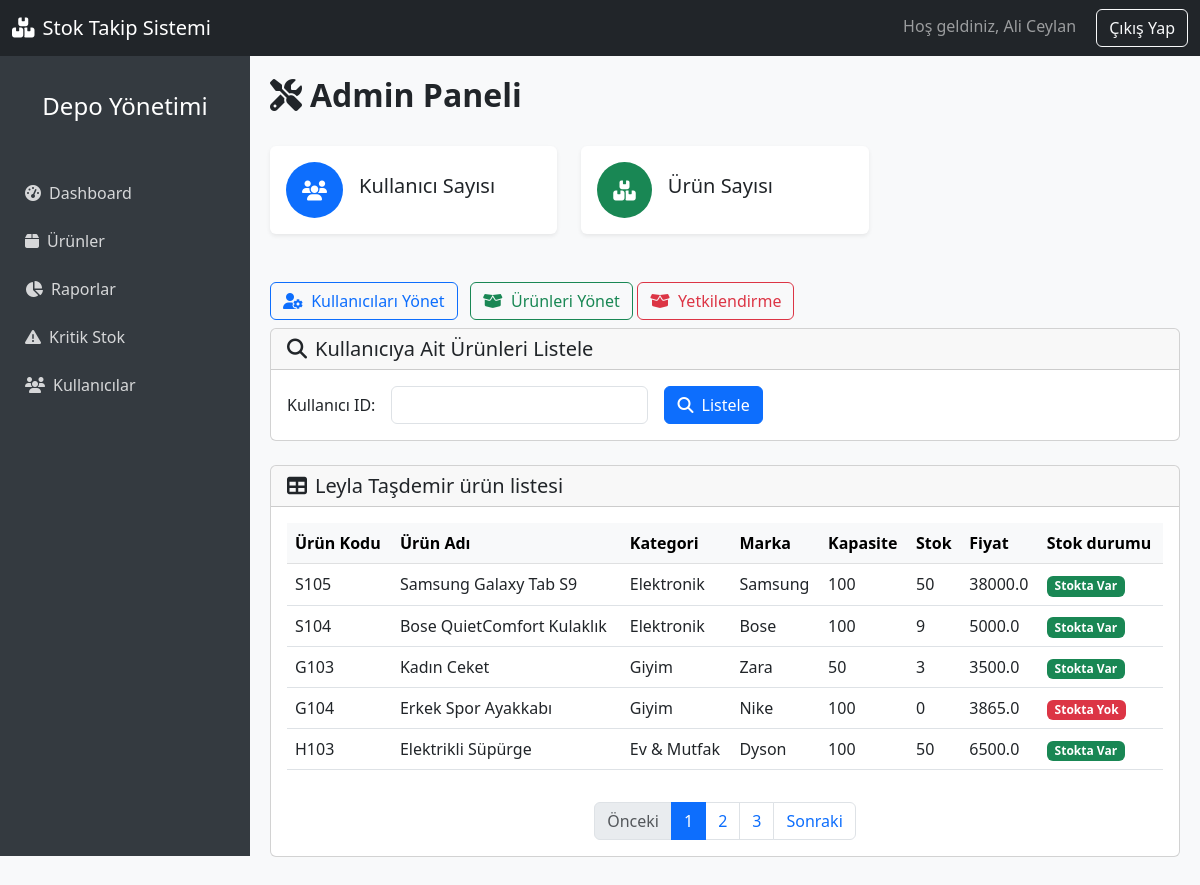
The app's page /admin/user-products?user_id=2 (signed in) with its own data.
### app.py (models this page shows, shortened)
class User(UserMixin, db.Model):
    id = db.Column(db.Integer, primary_key=True) # essiz id tanimi
    firstName = db.Column(db.String(100), nullable=False) #firstName=form ıcındekı degerı al ve gonder
    lastName = db.Column(db.String(100), nullable=False) #lastName=form ıcındekı degerı al ve gonder
    email = db.Column(db.String(100), unique=True, nullable=False) #email verısı
    role = db.Column(db.String(100), nullable=False, default="User") #role verısı
    phone = db.Column(db.String(15), nullable=False) #phone verısı
    password = db.Column(db.String(100), nullable=False) #password verısı
    confirmPassword = db.Column(db.String(100), nullable=True) #confirmPassword verısı
    urunler = db.relationship('Product', back_populates='user', cascade='all, delete-orphan') #ürünler ile kullanıcı arasında ilişki tanımı

class Product(UserMixin,db.Model):
    id = db.Column(db.Integer, primary_key=True)  # essiz id tanimi
    barkod = db.Column(db.String(100),unique=True ,nullable=False)  # barkod numarasi
    name = db.Column(db.String(100), nullable=False)  # urun adi
    category = db.Column(db.String(50), nullable=False)  # urun kategorisi
    fiyat = db.Column(db.Float, nullable=False)  # urun fiyatı
    marka = db.Column(db.String(50), nullable=False)  # urun markasi
    adet = db.Column(db.Integer, nullable=False)  # urun adedi
    kapasite = db.Column(db.Integer, nullable=False,default=100)  # urun kapasitesi
    user_id = db.Column(db.Integer, db.ForeignKey('user.id'), nullable=False)
    user= db.relationship('User', back_populates='urunler')

### app.py (the view, shortened to what this page needs)
@app.route('/admin/user-products', methods=['GET', 'POST'])
@login_required
def user_products():
    user = None
    page = request.args.get('page', 1, type=int)
    per_page = 5
    user_id = request.args.get('user_id', type=int)
    if user_id:
        user = User.query.get(user_id)
        if user:
            pagination = Product.query.filter_by(user_id=user_id).paginate(page=page, per_page=per_page, error_out=False)
        else:
            flash('Kullanıcı bulunamadı!', 'danger')
            return redirect(url_for('admin_dashboard'))
    else:
        pagination = None
    products = pagination.items if pagination else []
    return render_template('admin_dashboard.html', user=user, products=products, pagination=pagination)

### app.py (called while the page is built)
@login_manager.user_loader
def load_user(id):
    return User.query.get(int(id))

### templates/admin_dashboard.html (shortened to what this page needs)
{% extends "dashboardbase.html" %}
{% block content %}
<div class="d-flex justify-content-between align-items-center mb-4">
  <h2 class="fw-bold"><i class="fas fa-tools me-2"></i>Admin Paneli</h2>
</div>
<div class="row">
  <div class="col-md-6 col-xl-4 mb-4">
    <div class="card shadow-sm border-0">
      <div class="card-body">
        <div class="d-flex align-items-center">
          <div class="bg-primary text-white rounded-circle p-3 me-3">
            <i class="fas fa-users fa-lg"></i>
          </div>
          <div>
            <h5 class="mb-0">Kullanıcı Sayısı</h5>
          </div>
        </div>
      </div>
    </div>
  </div>
  <div class="col-md-6 col-xl-4 mb-4">
    <div class="card shadow-sm border-0">
      <div class="card-body">
        <div class="d-flex align-items-center">
          <div class="bg-success text-white rounded-circle p-3 me-3">
            <i class="fas fa-boxes fa-lg"></i>
          </div>
          <div>
            <h5 class="mb-0">Ürün Sayısı</h5>
          </div>
        </div>
      </div>
    </div>
  </div>
</div>
<div class="mt-4">
  <a href="{{ url_for('users') }}" class="btn btn-outline-primary me-2">
    <i class="fas fa-user-cog me-1"></i> Kullanıcıları Yönet
  </a>
  <a href="{{ url_for('products') }}" class="btn btn-outline-success">
    <i class="fas fa-box-open me-1"></i> Ürünleri Yönet
  </a>
  <a href="{{ url_for('admin_authorization') }}" class="btn btn-outline-danger">
    <i class="fas fa-box-open me-1"></i> Yetkilendirme
  </a>
</div>
<div class="card mb-4 mt-2">
  <div class="card-header">
    <h5 class="mb-0">
      <i class="fas fa-search me-2"></i>Kullanıcıya Ait Ürünleri Listele
    </h5>
  </div>
  <div class="card-body">
    <form method="POST" action="{{ url_for('user_products') }}">
      <div class="row g-3 align-items-center">
        <div class="col-auto">
          <label for="user_id" class="col-form-label">Kullanıcı ID:</label>
        </div>
        <div class="col-auto">
          <input
            type="number"
            id="user_id"
            name="user_id"
            class="form-control"
            required
            min="1"
          />
        </div>
        <div class="col-auto">
          <button type="submit" class="btn btn-primary">
            <i class="fas fa-search me-1"></i> Listele
          </button>
        </div>
      </div>
    </form>
  </div>
</div>
{% if user %}
  {% if products %}
    <div class="card mb-4">
      <div class="card-header">
        <h5 class="mb-0">
          <i class="fas fa-table me-2"></i>{{ user.firstName }} {{ user.lastName }} ürün listesi
        </h5>
      </div>
      <div class="card-body">
        <div class="table-responsive">
          <table class="table table-hover">
            <thead class="table-light">
              <tr>
                <th>Ürün Kodu</th>
                <th>Ürün Adı</th>
                <th>Kategori</th>
                <th>Marka</th>
                <th>Kapasite</th>
                <th>Stok</th>
                <th>Fiyat</th>
                <th>Stok durumu</th>
              </tr>
            </thead>
            <tbody>
              {% for product in products %}
                <tr>
                  <td>{{ product.barkod }}</td>
                  <td>{{ product.name }}</td>
                  <td>{{ product.category }}</td>
                  <td>{{ product.marka }}</td>
                  <td>{{ product.kapasite }}</td>
                  <td>{{ product.adet }}</td>
                  <td>{{ product.fiyat }}</td>
                  {% if product.adet > 0 %}
                    <td><span class="badge bg-success">Stokta Var</span></td>
                  {% else %}
                    <td><span class="badge bg-danger">Stokta Yok</span></td>
                  {% endif %}
                </tr>
              {% endfor %}
            </tbody>
          </table>
        </div>
      </div>
      {% if pagination %}
        <nav>
          <ul class="pagination justify-content-center">
            {% if pagination.has_prev %}
              <li class="page-item">
                <a
                  class="page-link"
                  href="{{ url_for('user_products', user_id=user.id, page=pagination.prev_num) }}"
                  >Önceki</a
                >
              </li>
            {% else %}
              <li class="page-item disabled">
                <span class="page-link">Önceki</span>
              </li>
            {% endif %}
            {% for page in pagination.iter_pages(left_edge=2, right_edge=2, left_current=2, right_current=2) %}
              {% if page %}
                {% if page == pagination.page %}
                  <li class="page-item active">
                    <span class="page-link">{{ page }}</span>
                  </li>
                {% else %}
                  <li class="page-item">
                    <a
                      class="page-link"
                      href="{{ url_for('user_products', user_id=user.id, page=page) }}"
                      >{{ page }}</a
                    >
                  </li>
                {% endif %}
              {% else %}
                <li class="page-item disabled">
                  <span class="page-link">...</span>
                </li>
              {% endif %}
            {% endfor %}
            {% if pagination.has_next %}
              <li class="page-item">
                <a
                  class="page-link"
                  href="{{ url_for('user_products', user_id=user.id, page=pagination.next_num) }}"
                  >Sonraki</a
                >
              </li>
            {% else %}
              <li class="page-item disabled">
                <span class="page-link">Sonraki</span>
              </li>
            {% endif %}
          </ul>
        </nav>
      {% endif %}
    </div>
  {% else %}
    <div class="alert alert-info mt-3" role="alert">
      <i class="fas fa-info-circle me-2"></i>{{ user.firstName }} {{ user.lastName }} kullanıcısına ait ürün bulunamadı.
    </div>
  {% endif %}
{% endif %}
{% endblock %}

### templates/dashboardbase.html (shortened to what this page needs)
<!DOCTYPE html>
<html lang="tr">
  <head>
    <link rel="stylesheet" href="https://cdn.jsdelivr.net/npm/bootstrap@5.3.0/dist/css/bootstrap.min.css"/>
    <link rel="stylesheet" href="https://cdnjs.cloudflare.com/ajax/libs/font-awesome/6.4.0/css/all.min.css"/>
    <link rel="stylesheet" href="{{ url_for('static', filename='dashboard.css') }}?v=1.0">
  </head>
  <body>
    <nav class="navbar navbar-expand-lg navbar-dark bg-dark fixed-top">
      <div class="container-fluid">
        <a class="navbar-brand" href="{{ url_for('home') }}">
          <i class="fas fa-boxes me-2"></i>Stok Takip Sistemi
        </a>
        <div class="auth-buttons">
          {% if current_user.is_authenticated %}
              <span class="navbar-text me-3">Hoş geldiniz, {{ current_user.firstName }} {{ current_user.lastName }}</span>
              <a href="{{ url_for('logout') }}" class="btn btn-outline-light">Çıkış Yap</a>
          {% endif %}
      </div>
    </nav>
    <div class="sidebar" id="sidebar">
      <div class="text-center mb-4 p-3">
        <h4>Depo Yönetimi</h4>
      </div>
      <ul class="nav flex-column">
        <li class="nav-item">
          <a class="nav-link" href="{{ url_for('dashboard') }}">
            <i class="fas fa-tachometer-alt me-2"></i>Dashboard
          </a>
        </li>
        <li class="nav-item">
          <a class="nav-link" href="{{ url_for('products') }}">
            <i class="fas fa-box me-2"></i>Ürünler
          </a>
        </li>
        <li class="nav-item">
          <a class="nav-link" href="{{ url_for('reports') }}">
            <i class="fas fa-chart-pie me-2"></i>Raporlar
          </a>
        </li>
        <li class="nav-item">
          <a class="nav-link" href="{{ url_for('critical_stock') }}">
            <i class="fas fa-exclamation-triangle me-2"></i>Kritik Stok
          </a>
        </li>
        <li class="nav-item">
          <a class="nav-link" href="{{ url_for('users') }}">
            <i class="fas fa-users me-2"></i>Kullanıcılar
          </a>
        </li>
      </ul>
    </div>
    <div class="main-content" id="mainContent">
     {% block content %}
     {% endblock %}
    </div>
  </body>
</html>

### static/dashboard.css (style rules this page uses)
body { padding-top: 56px; background-color: #f8f9fa; }
.sidebar { height: 100vh; position: fixed; left: 0; width: 250px; background-color: #343a40; padding-top: 20px; color: white; transition: transform 0.3s ease; transform: translateX(0); z-index: 1040; }
.sidebar a { color: rgba(255, 255, 255, 0.8); padding: 10px 15px; text-decoration: none; display: block; transition: all 0.2s; border-radius: 4px; margin: 2px 10px; }
.main-content { margin-left: 250px; padding: 20px; transition: margin-left 0.3s ease; }

### records on screen
User: firstName "Ali", lastName "Ceylan"
User: firstName "Leyla", lastName "Taşdemir"
Product: barkod "S105", name "Samsung Galaxy Tab S9", category "Elektronik", marka "Samsung", kapasite "100", adet "50", fiyat "38000.0", shows "Stokta Var"
Product: barkod "S104", name "Bose QuietComfort Kulaklık", category "Elektronik", marka "Bose", kapasite "100", adet "9", fiyat "5000.0", shows "Stokta Var"
Product: barkod "G103", name "Kadın Ceket", category "Giyim", marka "Zara", kapasite "50", adet "3", fiyat "3500.0", shows "Stokta Var"
Product: barkod "G104", name "Erkek Spor Ayakkabı", category "Giyim", marka "Nike", kapasite "100", adet "0", fiyat "3865.0", shows "Stokta Yok"
Product: barkod "H103", name "Elektrikli Süpürge", category "Ev & Mutfak", marka "Dyson", kapasite "100", adet "50", fiyat "6500.0", shows "Stokta Var"

### other values on screen
{{ page }} "1"
{{ page }} "2" "3"
